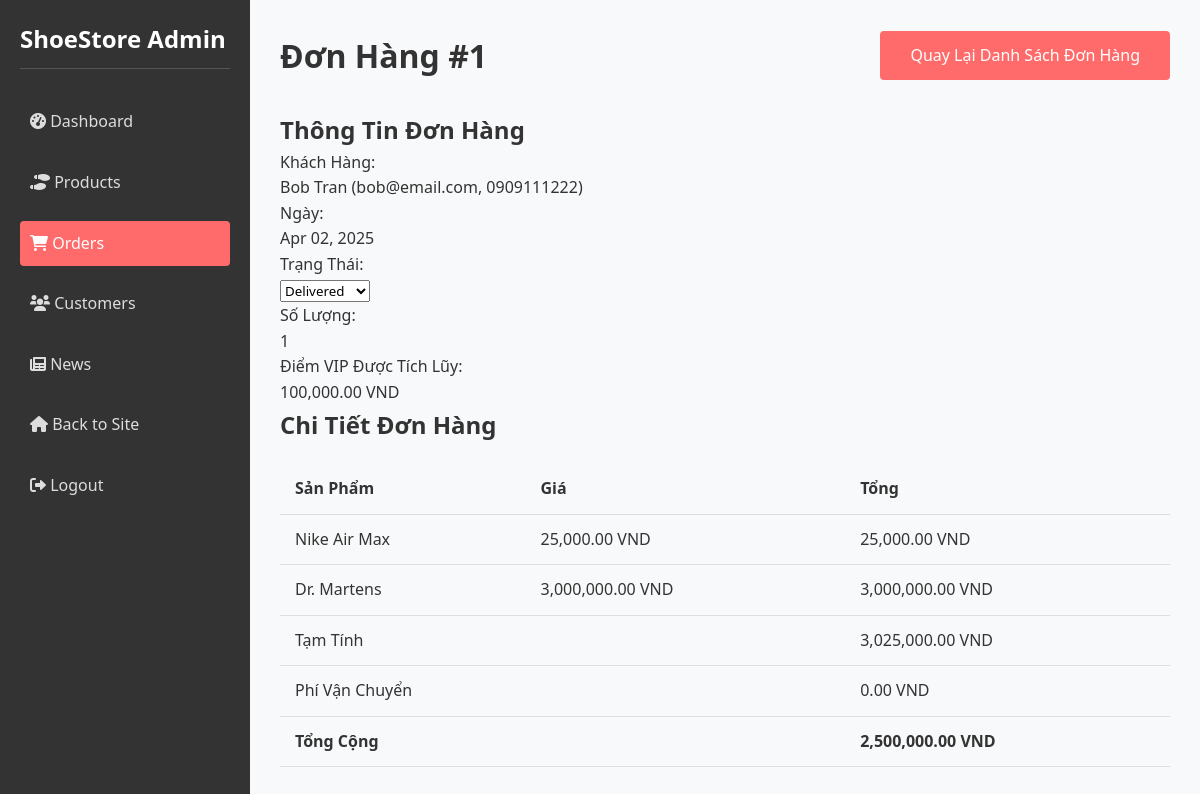
Screenshot of /views/admin/index.php?controller=adminOrder&action=orderDetail&id=1 (signed in) with the database file from the repository.
### tables this page shows
CREATE TABLE `order` (
  `OrderID` int(11) NOT NULL,
  `MemberID` int(11) DEFAULT NULL,
  `Total_price` decimal(10,2) DEFAULT NULL,
  `Quantity` int(11) DEFAULT NULL,
  `Date` date DEFAULT NULL,
  `Earned_VIP` decimal(10,2) DEFAULT NULL,
  `Status` varchar(50) DEFAULT NULL
);

CREATE TABLE `member` (
  `MemberID` int(11) NOT NULL,
  `Username` varchar(50) NOT NULL,
  `Password` varchar(100) NOT NULL,
  `Name` varchar(100) DEFAULT NULL,
  `Email` varchar(100) DEFAULT NULL,
  `Phone` varchar(20) DEFAULT NULL,
  `Exp_VIP` date DEFAULT NULL,
  `AdminID` int(11) DEFAULT NULL
);

CREATE TABLE `order_shoes` (
  `OrderID` int(11) NOT NULL,
  `ShoesID` int(11) NOT NULL
);

CREATE TABLE `shoes` (
  `ShoesID` int(11) NOT NULL,
  `Name` varchar(100) DEFAULT NULL,
  `Price` decimal(10,2) DEFAULT NULL,
  `Stock` int(11) DEFAULT NULL,
  `Description` text DEFAULT NULL,
  `DateCreate` date DEFAULT NULL,
  `DateUpdate` date DEFAULT NULL,
  `Image` varchar(255) DEFAULT NULL,
  `CategoryID` int(11) DEFAULT NULL,
  `shoes_size` decimal(5,2) DEFAULT NULL
);

### controllers/AdminOrderController.php (called while the page is built, shortened)
<?php
require_once __DIR__ . '/../models/OrderModel.php';
class AdminOrderController {
    private $orderModel;
    public function __construct() {
        $this->orderModel = new OrderModel();
    }
    public function orderDetail() {
        $orderId = intval($_GET['id']);
        $order = $this->orderModel->getOrderById($orderId);
        require_once __DIR__ . '/../views/admin/components/header.php';
        require_once __DIR__ . '/../views/admin/pages/order-detail.php';
    }
}

### views/admin/index.php (called while the page is built, shortened)
<?php
$action = isset($_GET['action']) ? preg_replace('/[^a-zA-Z0-9]/', '', $_GET['action']) : 'index';
$controllerInstance = new $controllerClass();
$controllerInstance->$action();

### models/OrderModel.php (called while the page is built, shortened)
<?php
class OrderModel {
    private $pdo;
    public function __construct() {
        try {
            $this->pdo = new PDO("mysql:host=127.0.0.1;dbname=shoes;charset=utf8mb4", "root", "");
            $this->pdo->setAttribute(PDO::ATTR_ERRMODE, PDO::ERRMODE_EXCEPTION);
        } catch (PDOException $e) {
            die("Connection failed: " . $e->getMessage());
        }
    }
    public function getOrderById($orderId) {
        $stmt = $this->pdo->prepare("
            SELECT o.*, m.Name AS customer_name, m.Email, m.Phone
            FROM `order` o
            JOIN member m ON o.MemberID = m.MemberID
            WHERE o.OrderID = ?
        ");
        $stmt->execute([$orderId]);
        $order = $stmt->fetch(PDO::FETCH_ASSOC);
        if ($order) {
            $stmt = $this->pdo->prepare("
                SELECT os.ShoesID, s.Name AS product_name, s.Price, os.OrderID
                FROM order_shoes os
                JOIN shoes s ON os.ShoesID = s.ShoesID
                WHERE os.OrderID = ?
            ");
            $stmt->execute([$orderId]);
            $order['items'] = $stmt->fetchAll(PDO::FETCH_ASSOC);
        }
        return $order;
    }
}

### views/admin/pages/order-detail.php (the view, shortened to what this page needs)
<div class="admin-header">
    <h1>Đơn Hàng #<?php echo htmlspecialchars($order['OrderID']); ?></h1>
    <a href="/shoesWebsite/views/admin/index.php?controller=adminOrder&action=orders" class="btn btn-secondary">Quay Lại Danh Sách Đơn Hàng</a>
</div>
<div class="order-detail">
    <div class="order-info">
        <h2>Thông Tin Đơn Hàng</h2>
        <div class="info-group">
            <div class="info-label">Khách Hàng:</div>
            <div class="info-value"><?php echo htmlspecialchars($order['customer_name']); ?> (<?php echo htmlspecialchars($order['Email']); ?>, <?php echo htmlspecialchars($order['Phone']); ?>)</div>
        </div>
        <div class="info-group">
            <div class="info-label">Ngày:</div>
            <div class="info-value"><?php echo date('M d, Y', strtotime($order['Date'])); ?></div>
        </div>
        <div class="info-group">
            <div class="info-label">Trạng Thái:</div>
            <div class="info-value">
                <select onchange="updateOrderStatus(<?php echo $order['OrderID']; ?>, this.value)">
                    <option value="Delivered" <?php echo $order['Status'] == 'Delivered' ? 'selected' : ''; ?>>Delivered</option>
                </select>
            </div>
        </div>
        <div class="info-group">
            <div class="info-label">Số Lượng:</div>
            <div class="info-value"><?php echo htmlspecialchars($order['Quantity']); ?></div>
        </div>
        <div class="info-group">
            <div class="info-label">Điểm VIP Được Tích Lũy:</div>
            <div class="info-value"><?php echo number_format($order['Earned_VIP'], 2); ?> VND</div>
        </div>
    </div>
    <h2>Chi Tiết Đơn Hàng</h2>
    <table class="admin-table">
        <thead>
            <tr>
                <th>Sản Phẩm</th>
                <th>Giá</th>
                <th>Tổng</th>
            </tr>
        </thead>
        <tbody>
            <?php if (empty($order['items'])): ?>
                <tr>
                    <td colspan="3" style="text-align: center;">Không có sản phẩm nào.</td>
                </tr>
            <?php else: ?>
                <?php
                $subtotal = 0;
                foreach ($order['items'] as $item):
                    $itemTotal = $order['Quantity'] * $item['Price'];
                    $subtotal += $itemTotal;
                ?>
                    <tr>
                        <td><?php echo htmlspecialchars($item['product_name']); ?></td>
                        <td><?php echo number_format($item['Price'], 2); ?> VND</td>
                        <td><?php echo number_format($itemTotal, 2); ?> VND</td>
                    </tr>
                <?php endforeach; ?>
            <?php endif; ?>
        </tbody>
        <tfoot>
            <tr>
                <td colspan="2" class="text-right">Tạm Tính</td>
                <td><?php echo number_format($subtotal, 2); ?> VND</td>
            </tr>
            <tr>
                <td colspan="2" class="text-right">Phí Vận Chuyển</td>
                <td>0.00 VND</td>
            </tr>
            <tr>
                <td colspan="2" class="text-right"><strong>Tổng Cộng</strong></td>
                <td><strong><?php echo number_format($order['Total_price'], 2); ?> VND</strong></td>
            </tr>
        </tfoot>
    </table>
</div>
<?php require_once __DIR__ . '/../components/admin_footer.php'; ?>

### assets/css/style.css (style rules this page uses)
* { margin: 0; padding: 0; box-sizing: border-box; font-family: "Segoe UI", Tahoma, Geneva, Verdana, sans-serif; }
body { background-color: #f8f9fa; color: #333; line-height: 1.6; }
a { text-decoration: none; color: #333; }
.btn { display: inline-block; background-color: #ff6b6b; color: white; padding: 12px 30px; border: none; border-radius: 4px; cursor: pointer; font-size: 16px; transition: all 0.3s ease; }
.admin-header { display: flex; justify-content: space-between; align-items: center; margin-bottom: 30px; }
.admin-table { width: 100%; border-collapse: collapse; }
.admin-table th, .admin-table td { padding: 12px 15px; text-align: left; border-bottom: 1px solid #ddd; }
.admin-table th { background-color: #f8f9fa; }
table { width: 100%; border-collapse: collapse; margin-top: 20px; }
table th, table td { padding: 12px 15px; text-align: left; border-bottom: 1px solid #ddd; }
table th { background-color: #f8f9fa; font-weight: bold; }

### rows the page displays
order: OrderID "1", MemberID.Name "Bob Tran", MemberID.Email "bob@email.com", MemberID.Phone "0909111222", Date "Apr 02, 2025", Status+OrderID "Delivered", Quantity "1", Earned_VIP "100,000.00", Total_price "2,500,000.00"
order_shoes: ShoesID.Name "Nike Air Max", ShoesID.Price "25,000.00", OrderID.Price "25,000.00"
order_shoes: ShoesID.Name "Dr. Martens", ShoesID.Price "3,000,000.00", OrderID.Price "3,000,000.00"

### other values shown
$subtotal "3,025,000.00"
